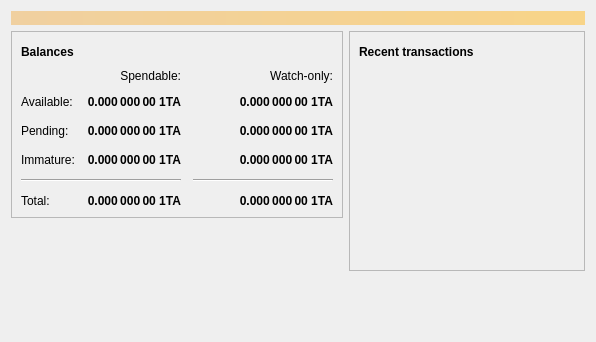
<?xml version="1.0" encoding="UTF-8"?>
<ui version="4.0">
 <class>OverviewPage</class>
 <widget class="QWidget" name="OverviewPage">
  <property name="geometry">
   <rect>
    <x>0</x>
    <y>0</y>
    <width>596</width>
    <height>342</height>
   </rect>
  </property>
  <property name="windowTitle">
   <string>Form</string>
  </property>
  <layout class="QVBoxLayout" name="topLayout">
   <item>
    <widget class="QLabel" name="labelAlerts">
     <property name="visible">
      <bool>false</bool>
     </property>
     <property name="styleSheet">
      <string notr="true">QLabel { background-color: qlineargradient(x1: 0, y1: 0, x2: 1, y2: 0, stop:0 #F0D0A0, stop:1 #F8D488); color:#000000; }</string>
     </property>
     <property name="wordWrap">
      <bool>true</bool>
     </property>
     <property name="margin">
      <number>3</number>
     </property>
     <property name="textInteractionFlags">
      <set>Qt::TextSelectableByMouse</set>
     </property>
    </widget>
   </item>
   <item>
    <layout class="QHBoxLayout" name="horizontalLayout" stretch="1,1">
     <item>
      <layout class="QVBoxLayout" name="verticalLayout_2">
       <item>
        <widget class="QFrame" name="frame">
         <property name="frameShape">
          <enum>QFrame::StyledPanel</enum>
         </property>
         <property name="frameShadow">
          <enum>QFrame::Raised</enum>
         </property>
         <layout class="QVBoxLayout" name="verticalLayout_4">
          <item>
           <layout class="QHBoxLayout" name="horizontalLayout_4">
            <item>
             <widget class="QLabel" name="label_5">
              <property name="font">
               <font>
                <weight>75</weight>
                <bold>true</bold>
               </font>
              </property>
              <property name="text">
               <string>Balances</string>
              </property>
             </widget>
            </item>
            <item>
             <widget class="QPushButton" name="labelWalletStatus">
              <property name="enabled">
               <bool>true</bool>
              </property>
              <property name="maximumSize">
               <size>
                <width>30</width>
                <height>16777215</height>
               </size>
              </property>
              <property name="toolTip">
               <string>The displayed information may be out of date. Your wallet automatically synchronizes with the Motherofweeddaycoin network after a connection is established, but this process has not completed yet.</string>
              </property>
              <property name="text">
               <string/>
              </property>
              <property name="icon">
               <iconset resource="../bitcoin.qrc">
                <normaloff>:/icons/warning</normaloff>
                <disabledoff>:/icons/warning</disabledoff>:/icons/warning</iconset>
              </property>
              <property name="iconSize">
               <size>
                <width>24</width>
                <height>24</height>
               </size>
              </property>
              <property name="flat">
               <bool>true</bool>
              </property>
             </widget>
            </item>
            <item>
             <spacer name="horizontalSpacer_3">
              <property name="orientation">
               <enum>Qt::Horizontal</enum>
              </property>
              <property name="sizeHint" stdset="0">
               <size>
                <width>40</width>
                <height>20</height>
               </size>
              </property>
             </spacer>
            </item>
           </layout>
          </item>
          <item>
           <layout class="QGridLayout" name="gridLayout">
            <property name="spacing">
             <number>12</number>
            </property>
            <item row="2" column="2">
             <widget class="QLabel" name="labelWatchPending">
              <property name="font">
               <font>
                <weight>75</weight>
                <bold>true</bold>
               </font>
              </property>
              <property name="cursor">
               <cursorShape>IBeamCursor</cursorShape>
              </property>
              <property name="toolTip">
               <string>Unconfirmed transactions to watch-only addresses</string>
              </property>
              <property name="text">
               <string notr="true">0.000 000 00 1TA</string>
              </property>
              <property name="alignment">
               <set>Qt::AlignRight|Qt::AlignTrailing|Qt::AlignVCenter</set>
              </property>
              <property name="textInteractionFlags">
               <set>Qt::LinksAccessibleByMouse|Qt::TextSelectableByKeyboard|Qt::TextSelectableByMouse</set>
              </property>
             </widget>
            </item>
            <item row="2" column="1">
             <widget class="QLabel" name="labelUnconfirmed">
              <property name="font">
               <font>
                <weight>75</weight>
                <bold>true</bold>
               </font>
              </property>
              <property name="cursor">
               <cursorShape>IBeamCursor</cursorShape>
              </property>
              <property name="toolTip">
               <string>Total of transactions that have yet to be confirmed, and do not yet count toward the spendable balance</string>
              </property>
              <property name="text">
               <string notr="true">0.000 000 00 1TA</string>
              </property>
              <property name="alignment">
               <set>Qt::AlignRight|Qt::AlignTrailing|Qt::AlignVCenter</set>
              </property>
              <property name="textInteractionFlags">
               <set>Qt::LinksAccessibleByMouse|Qt::TextSelectableByKeyboard|Qt::TextSelectableByMouse</set>
              </property>
             </widget>
            </item>
            <item row="3" column="2">
             <widget class="QLabel" name="labelWatchImmature">
              <property name="font">
               <font>
                <weight>75</weight>
                <bold>true</bold>
               </font>
              </property>
              <property name="cursor">
               <cursorShape>IBeamCursor</cursorShape>
              </property>
              <property name="toolTip">
               <string>Mined balance in watch-only addresses that has not yet matured</string>
              </property>
              <property name="text">
               <string notr="true">0.000 000 00 1TA</string>
              </property>
              <property name="alignment">
               <set>Qt::AlignRight|Qt::AlignTrailing|Qt::AlignVCenter</set>
              </property>
              <property name="textInteractionFlags">
               <set>Qt::LinksAccessibleByMouse|Qt::TextSelectableByKeyboard|Qt::TextSelectableByMouse</set>
              </property>
             </widget>
            </item>
            <item row="4" column="0" colspan="2">
             <widget class="Line" name="line">
              <property name="orientation">
               <enum>Qt::Horizontal</enum>
              </property>
             </widget>
            </item>
            <item row="4" column="2">
             <widget class="Line" name="lineWatchBalance">
              <property name="sizePolicy">
               <sizepolicy hsizetype="Preferred" vsizetype="Fixed">
                <horstretch>0</horstretch>
                <verstretch>0</verstretch>
               </sizepolicy>
              </property>
              <property name="minimumSize">
               <size>
                <width>140</width>
                <height>0</height>
               </size>
              </property>
              <property name="orientation">
               <enum>Qt::Horizontal</enum>
              </property>
             </widget>
            </item>
            <item row="5" column="0">
             <widget class="QLabel" name="labelTotalText">
              <property name="text">
               <string>Total:</string>
              </property>
             </widget>
            </item>
            <item row="3" column="1">
             <widget class="QLabel" name="labelImmature">
              <property name="font">
               <font>
                <weight>75</weight>
                <bold>true</bold>
               </font>
              </property>
              <property name="cursor">
               <cursorShape>IBeamCursor</cursorShape>
              </property>
              <property name="toolTip">
               <string>Mined balance that has not yet matured</string>
              </property>
              <property name="text">
               <string notr="true">0.000 000 00 1TA</string>
              </property>
              <property name="alignment">
               <set>Qt::AlignRight|Qt::AlignTrailing|Qt::AlignVCenter</set>
              </property>
              <property name="textInteractionFlags">
               <set>Qt::LinksAccessibleByMouse|Qt::TextSelectableByKeyboard|Qt::TextSelectableByMouse</set>
              </property>
             </widget>
            </item>
            <item row="2" column="3">
             <spacer name="horizontalSpacer_2">
              <property name="orientation">
               <enum>Qt::Horizontal</enum>
              </property>
              <property name="sizeHint" stdset="0">
               <size>
                <width>40</width>
                <height>20</height>
               </size>
              </property>
             </spacer>
            </item>
            <item row="3" column="0">
             <widget class="QLabel" name="labelImmatureText">
              <property name="text">
               <string>Immature:</string>
              </property>
             </widget>
            </item>
            <item row="5" column="1">
             <widget class="QLabel" name="labelTotal">
              <property name="font">
               <font>
                <weight>75</weight>
                <bold>true</bold>
               </font>
              </property>
              <property name="cursor">
               <cursorShape>IBeamCursor</cursorShape>
              </property>
              <property name="toolTip">
               <string>Your current total balance</string>
              </property>
              <property name="text">
               <string notr="true">0.000 000 00 1TA</string>
              </property>
              <property name="alignment">
               <set>Qt::AlignRight|Qt::AlignTrailing|Qt::AlignVCenter</set>
              </property>
              <property name="textInteractionFlags">
               <set>Qt::LinksAccessibleByMouse|Qt::TextSelectableByKeyboard|Qt::TextSelectableByMouse</set>
              </property>
             </widget>
            </item>
            <item row="5" column="2">
             <widget class="QLabel" name="labelWatchTotal">
              <property name="font">
               <font>
                <weight>75</weight>
                <bold>true</bold>
               </font>
              </property>
              <property name="cursor">
               <cursorShape>IBeamCursor</cursorShape>
              </property>
              <property name="toolTip">
               <string>Current total balance in watch-only addresses</string>
              </property>
              <property name="text">
               <string notr="true">0.000 000 00 1TA</string>
              </property>
              <property name="alignment">
               <set>Qt::AlignRight|Qt::AlignTrailing|Qt::AlignVCenter</set>
              </property>
              <property name="textInteractionFlags">
               <set>Qt::LinksAccessibleByMouse|Qt::TextSelectableByKeyboard|Qt::TextSelectableByMouse</set>
              </property>
             </widget>
            </item>
            <item row="0" column="2">
             <widget class="QLabel" name="labelWatchonly">
              <property name="text">
               <string>Watch-only:</string>
              </property>
              <property name="alignment">
               <set>Qt::AlignRight|Qt::AlignTrailing|Qt::AlignVCenter</set>
              </property>
             </widget>
            </item>
            <item row="1" column="0">
             <widget class="QLabel" name="labelBalanceText">
              <property name="text">
               <string>Available:</string>
              </property>
             </widget>
            </item>
            <item row="1" column="1">
             <widget class="QLabel" name="labelBalance">
              <property name="font">
               <font>
                <weight>75</weight>
                <bold>true</bold>
               </font>
              </property>
              <property name="cursor">
               <cursorShape>IBeamCursor</cursorShape>
              </property>
              <property name="toolTip">
               <string>Your current spendable balance</string>
              </property>
              <property name="text">
               <string notr="true">0.000 000 00 1TA</string>
              </property>
              <property name="alignment">
               <set>Qt::AlignRight|Qt::AlignTrailing|Qt::AlignVCenter</set>
              </property>
              <property name="textInteractionFlags">
               <set>Qt::LinksAccessibleByMouse|Qt::TextSelectableByKeyboard|Qt::TextSelectableByMouse</set>
              </property>
             </widget>
            </item>
            <item row="1" column="2">
             <widget class="QLabel" name="labelWatchAvailable">
              <property name="font">
               <font>
                <weight>75</weight>
                <bold>true</bold>
               </font>
              </property>
              <property name="cursor">
               <cursorShape>IBeamCursor</cursorShape>
              </property>
              <property name="toolTip">
               <string>Your current balance in watch-only addresses</string>
              </property>
              <property name="text">
               <string notr="true">0.000 000 00 1TA</string>
              </property>
              <property name="alignment">
               <set>Qt::AlignRight|Qt::AlignTrailing|Qt::AlignVCenter</set>
              </property>
              <property name="textInteractionFlags">
               <set>Qt::LinksAccessibleByMouse|Qt::TextSelectableByKeyboard|Qt::TextSelectableByMouse</set>
              </property>
             </widget>
            </item>
            <item row="2" column="0">
             <widget class="QLabel" name="labelPendingText">
              <property name="text">
               <string>Pending:</string>
              </property>
             </widget>
            </item>
            <item row="0" column="1">
             <widget class="QLabel" name="labelSpendable">
              <property name="text">
               <string>Spendable:</string>
              </property>
              <property name="alignment">
               <set>Qt::AlignRight|Qt::AlignTrailing|Qt::AlignVCenter</set>
              </property>
             </widget>
            </item>
           </layout>
          </item>
         </layout>
        </widget>
       </item>
       <item>
        <spacer name="verticalSpacer">
         <property name="orientation">
          <enum>Qt::Vertical</enum>
         </property>
         <property name="sizeHint" stdset="0">
          <size>
           <width>20</width>
           <height>40</height>
          </size>
         </property>
        </spacer>
       </item>
      </layout>
     </item>
     <item>
      <layout class="QVBoxLayout" name="verticalLayout_3">
       <item>
        <widget class="QFrame" name="frame_2">
         <property name="frameShape">
          <enum>QFrame::StyledPanel</enum>
         </property>
         <property name="frameShadow">
          <enum>QFrame::Raised</enum>
         </property>
         <layout class="QVBoxLayout" name="verticalLayout">
          <item>
           <layout class="QHBoxLayout" name="horizontalLayout_2">
            <item>
             <widget class="QLabel" name="label_4">
              <property name="font">
               <font>
                <weight>75</weight>
                <bold>true</bold>
               </font>
              </property>
              <property name="text">
               <string>Recent transactions</string>
              </property>
             </widget>
            </item>
            <item>
             <widget class="QPushButton" name="labelTransactionsStatus">
              <property name="enabled">
               <bool>true</bool>
              </property>
              <property name="maximumSize">
               <size>
                <width>30</width>
                <height>16777215</height>
               </size>
              </property>
              <property name="toolTip">
               <string>The displayed information may be out of date. Your wallet automatically synchronizes with the Motherofweeddaycoin network after a connection is established, but this process has not completed yet.</string>
              </property>
              <property name="text">
               <string/>
              </property>
              <property name="icon">
               <iconset resource="../bitcoin.qrc">
                <normaloff>:/icons/warning</normaloff>
                <disabledoff>:/icons/warning</disabledoff>:/icons/warning</iconset>
              </property>
              <property name="iconSize">
               <size>
                <width>24</width>
                <height>24</height>
               </size>
              </property>
              <property name="flat">
               <bool>true</bool>
              </property>
             </widget>
            </item>
            <item>
             <spacer name="horizontalSpacer">
              <property name="orientation">
               <enum>Qt::Horizontal</enum>
              </property>
              <property name="sizeHint" stdset="0">
               <size>
                <width>40</width>
                <height>20</height>
               </size>
              </property>
             </spacer>
            </item>
           </layout>
          </item>
          <item>
           <widget class="QListView" name="listTransactions">
            <property name="styleSheet">
             <string notr="true">QListView { background: transparent; }</string>
            </property>
            <property name="frameShape">
             <enum>QFrame::NoFrame</enum>
            </property>
            <property name="verticalScrollBarPolicy">
             <enum>Qt::ScrollBarAlwaysOff</enum>
            </property>
            <property name="horizontalScrollBarPolicy">
             <enum>Qt::ScrollBarAlwaysOff</enum>
            </property>
            <property name="selectionMode">
             <enum>QAbstractItemView::NoSelection</enum>
            </property>
           </widget>
          </item>
         </layout>
        </widget>
       </item>
       <item>
        <spacer name="verticalSpacer_2">
         <property name="orientation">
          <enum>Qt::Vertical</enum>
         </property>
         <property name="sizeHint" stdset="0">
          <size>
           <width>20</width>
           <height>40</height>
          </size>
         </property>
        </spacer>
       </item>
      </layout>
     </item>
    </layout>
   </item>
  </layout>
 </widget>
 <resources/>
 <connections/>
</ui>
